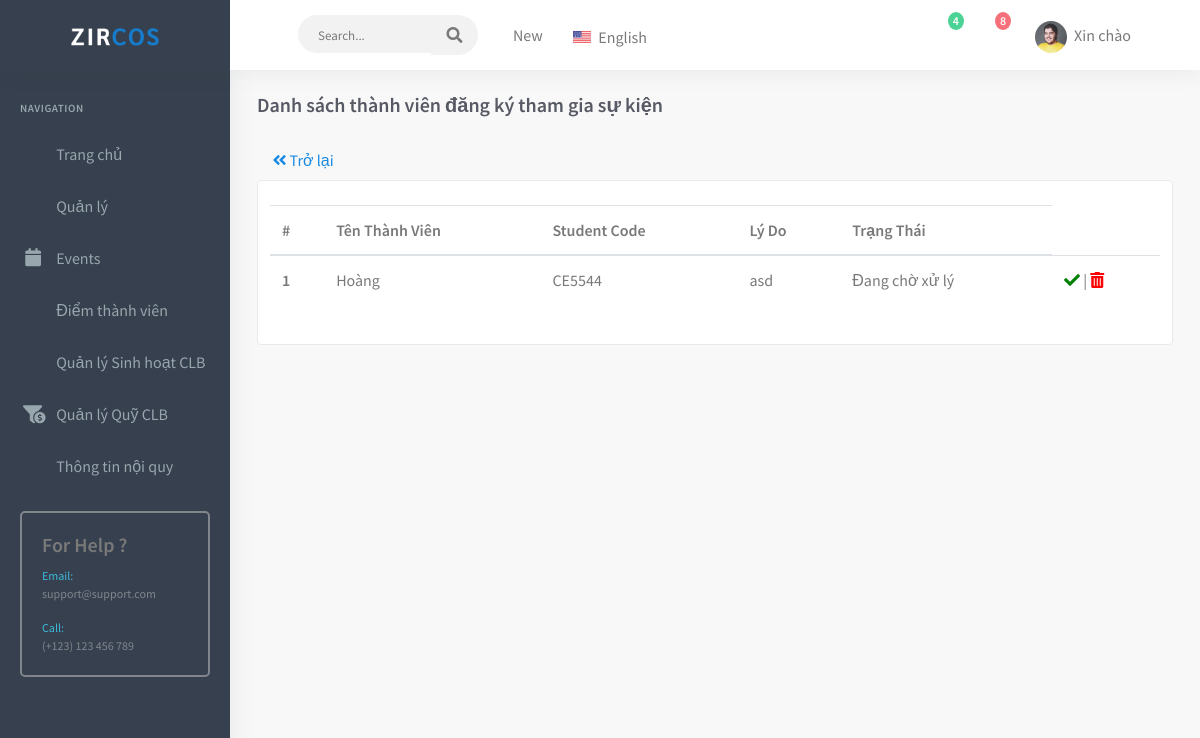
The page /quanlycaulacbosinhvien-master/admin/register_member.php?event_id=21 (signed in) on the database its author committed.
### tables this page shows
CREATE TABLE `tbl_event_member_clb` (
  `id` int(11) NOT NULL,
  `student_id` int(11) NOT NULL,
  `reason` text NOT NULL,
  `status` int(11) NOT NULL,
  `event_id` int(11) NOT NULL
);

CREATE TABLE `student` (
  `studentID` int(11) NOT NULL,
  `full_name` varchar(255) DEFAULT NULL,
  `phone` varchar(255) DEFAULT NULL,
  `studentCode` varchar(255) DEFAULT NULL,
  `gmail` varchar(255) DEFAULT NULL,
  `password` varchar(255) NOT NULL,
  `age` date DEFAULT NULL,
  `clb_id` int(11) DEFAULT NULL,
  `reason` text DEFAULT NULL,
  `status` int(11) DEFAULT NULL,
  `create_at` timestamp NOT NULL DEFAULT current_timestamp() ON UPDATE current_timestamp(),
  `update_at` timestamp NULL DEFAULT NULL
);

### quanlycaulacbosinhvien-master/lib/database.php (called while the page is built, shortened)
<?php
  Class Database{
    public $host   = DB_HOST;
    public $user   = DB_USER;
    public $pass   = DB_PASS;
    public $dbname = DB_NAME;
    public $link;
  public function connectDB(){
    $this->link = new mysqli($this->host, $this->user, $this->pass,
      $this->dbname);
  }
  public function select($query){
    $result = $this->link->query($query) or
    die($this->link->error.__LINE__);
    if($result->num_rows > 0){
      return $result->fetch_all();
    }else{
      return false;
    }
  }
  }

### quanlycaulacbosinhvien-master/models/EventModel.php (called while the page is built, shortened)
<?php
include_once '../lib/database.php';
class EventModel
{
    private $db;
    public function __construct()
    {
        $this->db = new Database();
    }
    public function select_member_register_clb($event_id)
    {
        $query = "SELECT e.id,s.full_name,s.studentCode, e.reason,e.`status`
        FROM `tbl_event_member_clb` as e
        INNER JOIN student as s
        ON s.studentID = e.student_id
        WHERE e.event_id = ".$event_id;
        $result = $this->db->select($query);
        return $result;
    }
}

### quanlycaulacbosinhvien-master/admin/register_member.php (the view, shortened to what this page needs)
<?php include './inc/header.php'; ?>
<?php include './inc/leftsidemenu.php'; ?>
<?php include '../models/EventModel.php'; ?>
<?php
$event = new EventModel();
$id = null;
if (isset($_GET['event_id'])) {
    $id = $_GET['event_id'];
}
$result = $event->select_member_register_clb($id);
?>
<div class="content-page">
    <div class="content">
        <div class="container-fluid">
            <div class="row">
                <div class="col-12">
                    <div class="page-title-box">
                        <h4 class="page-title">Danh sách thành viên đăng ký tham gia sự kiện</h4>
                    </div>
                </div>
            </div>
            <button type="button" class="btn btn-link" onclick="history.back()"> <i class="fas fa-angle-double-left"></i> Trở lại</button>
            <div class="row">
                <div class="col-md-12">
                    <div class="card-box">
                        <div class="row">
                        <div class="table-responsive">
                                                <form action="" method="POST" enctype="multipart/form-data">
                                                    <table class="table col-sm-12 ">
                                                        <thead>
                                                            <tr>
                                                                <th>#</th>
                                                                <th>Tên Thành Viên</th>
                                                                <th>Student Code</th>
                                                                <th>Lý Do</th>
                                                                <th>Trạng Thái</th>
                                                            </tr>
                                                        </thead>
                                                        <tbody>
                                                            <?php
                                                            if ($result != false) {
                                                                for ($i = 0; $i < sizeof($result); $i++) {
                                                            ?>
                                                                    <tr>
                                                                        <th scope="row"><?php echo $i + 1; ?></th>
                                                                        <td><?php echo $result[$i][1] ?></td>
                                                                        <td> <?php
                                                                                 echo $result[$i][2]
                                                                                ?>
                                                                        </td>
                                                                        <td><?php echo $result[$i][3] ?></td>
                                                                        <td >
                                                                        <?php if($result[$i][4]==1){?>
                                                                        <i class="fas fa-check" style="color: green; "></i>
                                                                        <?php }else{?>
                                                                            Đang chờ xử lý
                                                                        <?php }?>
                                                                        </td>
                                                                        <td>
                                                                        <?php if($result[$i][4] == 0){?>
                                                                        <a href="?event_id=<?php echo $id ?>&accept=<?php echo $result[$i][0] ?>">
                                                                                <i class="fas fa-check" style="color: green;"></i>
                                                                            </a>
                                                                            |<?php }?>
                                                                            <a onclick="return confirm('Bạn có muốn xoá danh mục này không?')" href="?event_id=<?php echo $id ?>&delete=<?php echo $result[$i][0] ?>">
                                                                                <i class="fas fa-trash-alt" style="color:red"></i>
                                                                            </a>
                                                                        </td>
                                                                    </tr>
                                                            <?php
                                                                }
                                                            }
                                                            ?>
                                                        </tbody>
                                                    </table>
                                                </form>
                                            </div>
                        </div>
                    </div>
                </div>
            </div>
        </div>
    </div>
</div>
<?php include './inc/footer.php'; ?>

### rows shown on the page
tbl_event_member_clb: student.full_name "Hoàng", student.studentCode "CE5544", reason "asd", status "Đang chờ xử lý"
